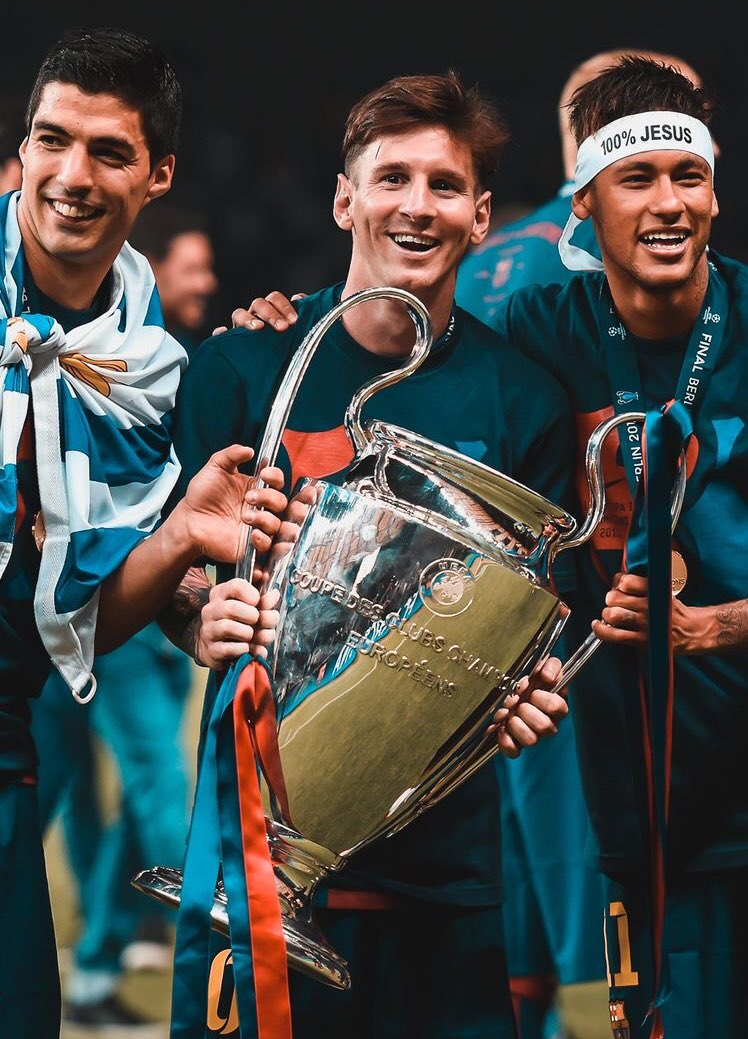
#> input picture Image Face Recognition/Images and video/UCL2015.jpg, 748 x 1039 px, found by its file name
$ python 02Multiple_image_detection.py
#> lines starting #> are read from the running program, lines starting #| are printed output that depends on the picture; after the words box and inside, x2 and y2 are one past the last pixel; in counts of white or black regions, pixels touching at a corner belong together
# NOTE :

# 1. This Project is for only multiple faces in  image detection
# 2. Also we will see how to use webcam to detect faces.
# 3. In previous we have seen for single image


# STEP 1 : Install OpenCV
# Steps to Install : File > Setting > Project > Python Interpreter > "+" sign > Search  "opencv python" > click Install
# *-*-*-*-*-*-*-*-*-*-*-*-*-*-*-*-*-*-*-*-*-*-*-*-*-*-*-*-*-*-*-*-*-*-*-*-*-*-*-*-*-*-*-*-*-*-*-*-

# STEP 2 : Import libraries

import cv2
from random import randrange as r

# *-*-*-*-*-*-*-*-*-*-*-*-*-*-*-*-*-*-*-*-*-*-*-*-*-*-*-*-*-*-*-*-*-*-*-*-*-*-*-*-*-*-*-*-*-*-*-*-

# STEP 3 : Import HARR Cascade which contains tons of trained data which stored in a variable for further use

trained_data = cv2.CascadeClassifier("file.xml")

# *-*-*-*-*-*-*-*-*-*-*-*-*-*-*-*-*-*-*-*-*-*-*-*-*-*-*-*-*-*-*-*-*-*-*-*-*-*-*-*-*-*-*-*-*-*-*-*-

# STEP 4 : Import Images

image_path = "C:/Users/HOME/Desktop/GIthub/Pycharm/OpenCV Projects/Image Face Recognition/Images/UCL2015.jpg"

single_image = cv2.imread(image_path)
#> single_image is the input picture: shape (1039, 748, 3); mean B, G, R 70.8, 73.2, 70.4


cv2.imshow("original Image",single_image)
cv2.waitKey(0)
cv2.destroyAllWindows()

# *-*-*-*-*-*-*-*-*-*-*-*-*-*-*-*-*-*-*-*-*-*-*-*-*-*-*-*-*-*-*-*-*-*-*-*-*-*-*-*-*-*-*-*-*-*-*-*-

# STEP 5 : Grayscale Image

grayscale_image = cv2.cvtColor(single_image,cv2.COLOR_BGR2GRAY)
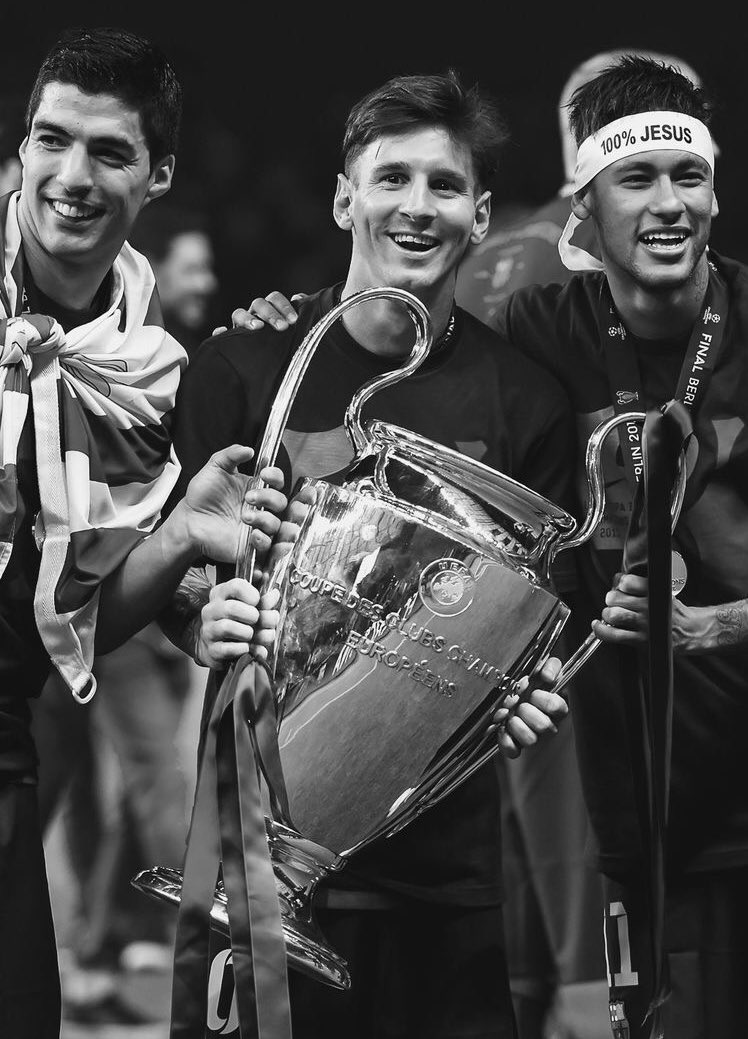
#> grayscale_image: shape (1039, 748); min 0, max 255, mean 72.1


cv2.imshow("Gray scale Image",grayscale_image)
print(" Successfully Converted into Gray scale ")
cv2.waitKey(0)
cv2.destroyAllWindows()

# *-*-*-*-*-*-*-*-*-*-*-*-*-*-*-*-*-*-*-*-*-*-*-*-*-*-*-*-*-*-*-*-*-*-*-*-*-*-*-*-*-*-*-*-*-*-*-*-

# STEP 6 : Find out the Coordinates of the Gray scale image to recognise the Face
#          and then store in to a variable for further use.


find_coordinates = trained_data.detectMultiScale(grayscale_image)
#> find_coordinates = [[160, 241, 74, 74], [332, 115, 170, 170], [588, 119, 150, 150], [6, 88, 154, 154]]

# print coordinates of face found in an image as [[x ,y ,w(width) ,h(height)]] in an array

print(find_coordinates)
#| [[160 241  74  74]
#|  [332 115 170 170]
#|  [588 119 150 150]
#|  [  6  88 154 154]]

# since we are getting multiple list of arrays , which shows multiple faces are exists in an image

# *-*-*-*-*-*-*-*-*-*-*-*-*-*-*-*-*-*-*-*-*-*-*-*-*-*-*-*-*-*-*-*-*-*-*-*-*-*-*-*-*-*-*-*-*-*-*-*-

# STEP 7 : Draw A rectangle around face to show the detected area .

# prepare for loop to reduce codes and iterate the list of coordinates to detect face

for x,y,w,h in find_coordinates:
    cv2.rectangle(single_image,(x,y),((x+w),(y+h)), (r(0,255),r(0,255),r(0,255)),8)
#> this loop made 4 passes
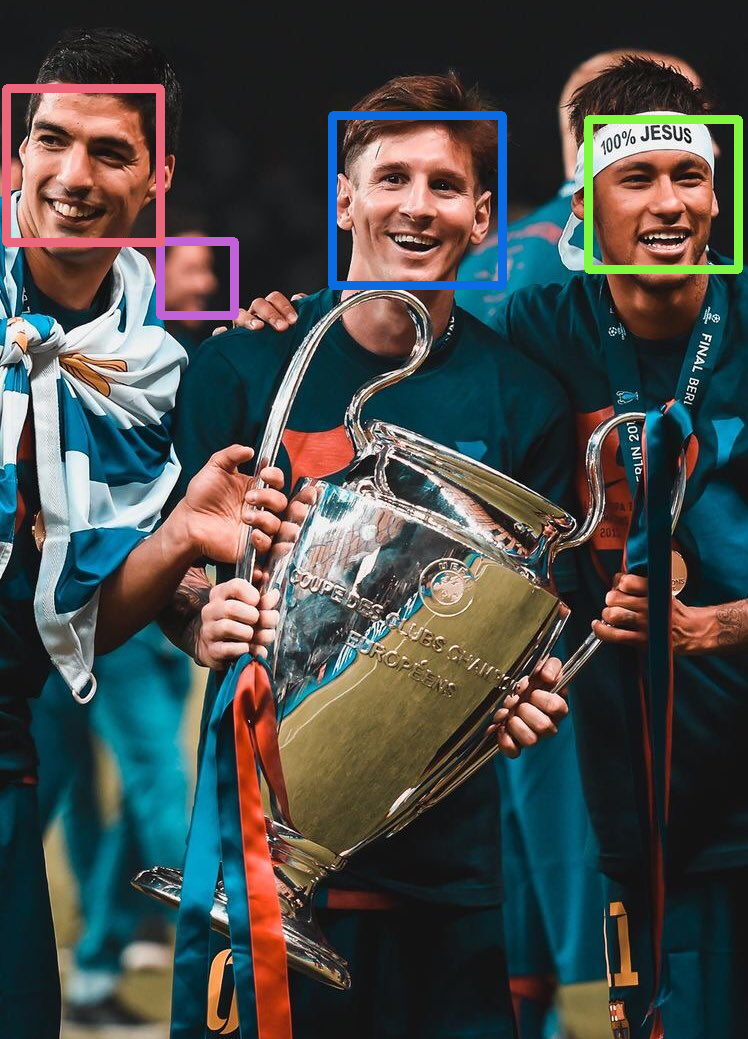
#> single_image: shape (1039, 748, 3); 2.51% of pixels changed, all inside (x1, y1, x2, y2) = (2, 84, 743, 320)

cv2.imshow("final output",single_image)
print("Congratulation ....\nYou have Successfully Detected the Face")

cv2.waitKey(0)
cv2.destroyAllWindows()

$ run again, with Image Face Recognition/Images and video/messi.jpg copied over Image Face Recognition/Images and video/UCL2015.jpg
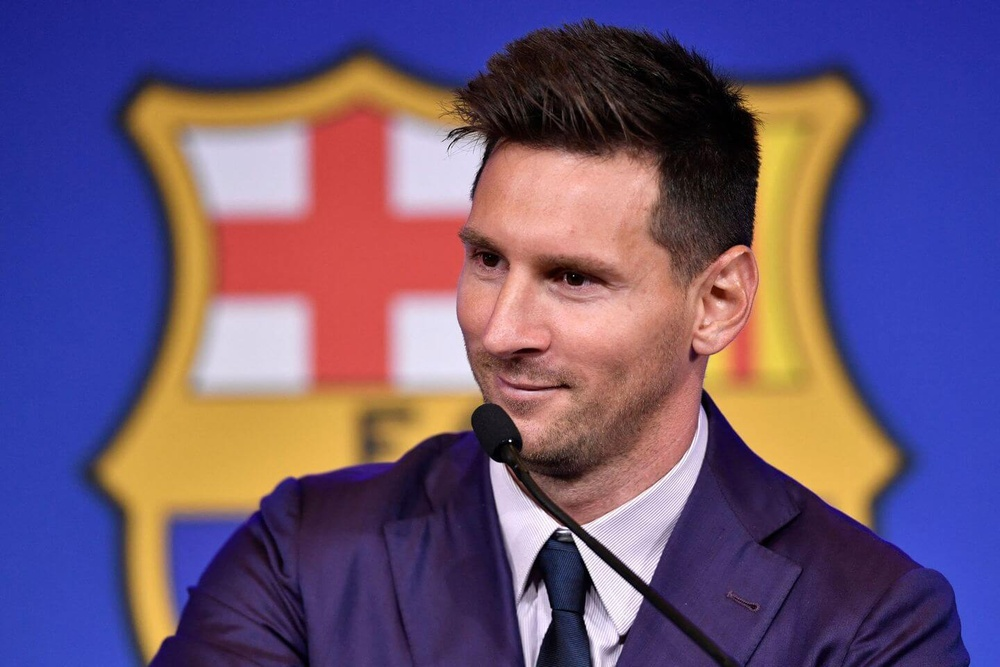
#> input picture Image Face Recognition/Images and video/messi.jpg, 1000 x 667 px, shrunk from 1440 x 960 before the run, found by its file name
#> single_image is the input picture: shape (667, 1000, 3); mean B, G, R 117.8, 84.6, 106.6
#> `grayscale_image = cv2.cvtColor(single_image,cv2.COLOR_BGR2GRAY)`:
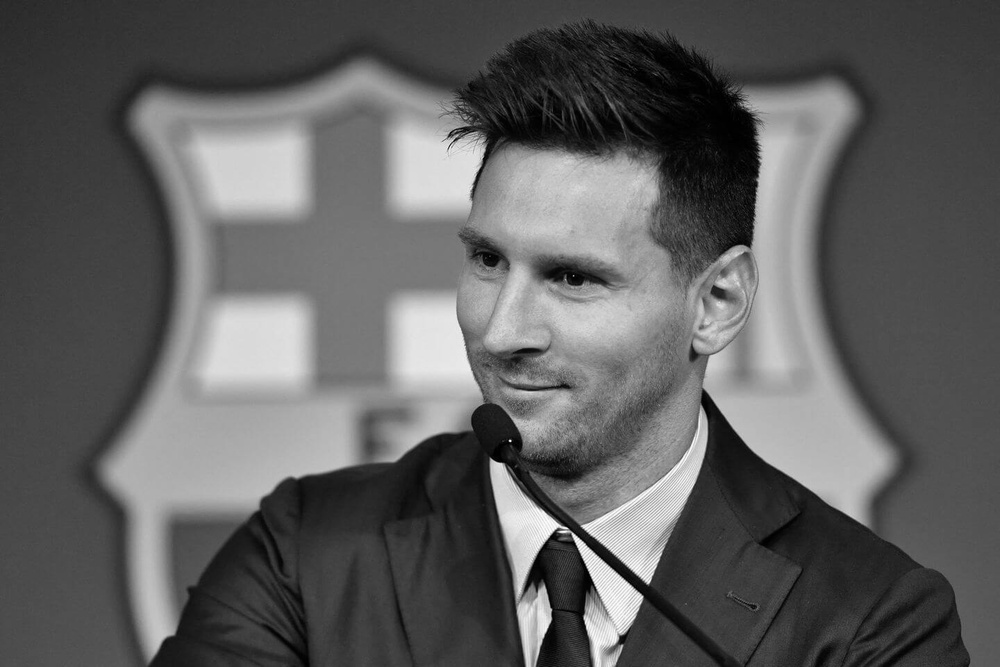
#> grayscale_image: shape (667, 1000); min 0, max 254, mean 94.9
#> find_coordinates = [[340, 132, 363, 363]]
#| [[340 132 363 363]]
#> the loop `for x,y,w,h in find_coordinates:` made 1 pass
#> after the loop `for x,y,w,h in find_coordinates:`:
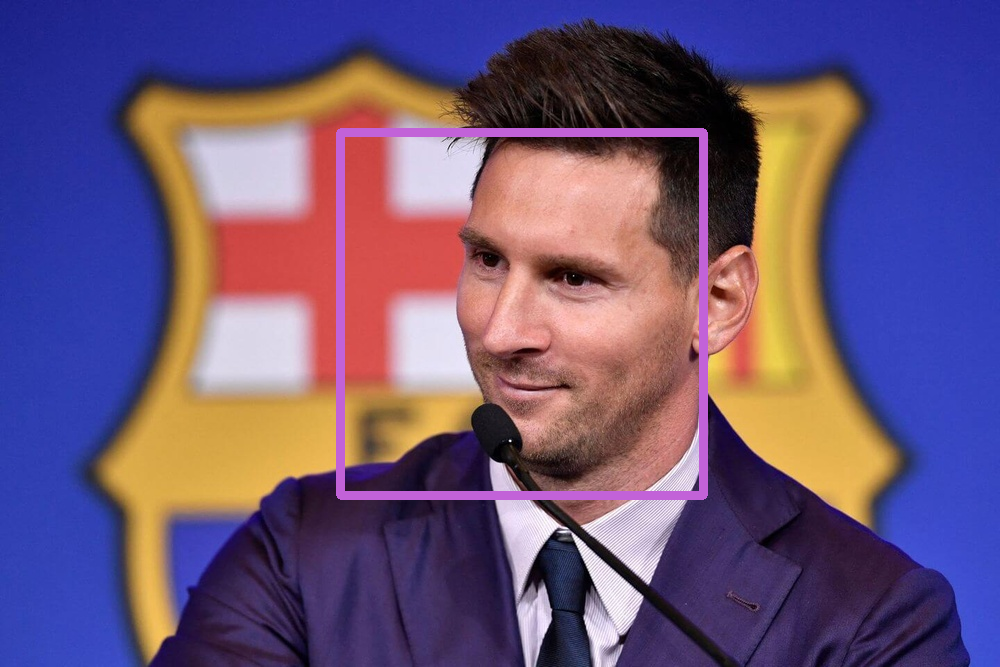
#> single_image: shape (667, 1000, 3); 1.95% of pixels changed, all inside (x1, y1, x2, y2) = (336, 128, 708, 500)
